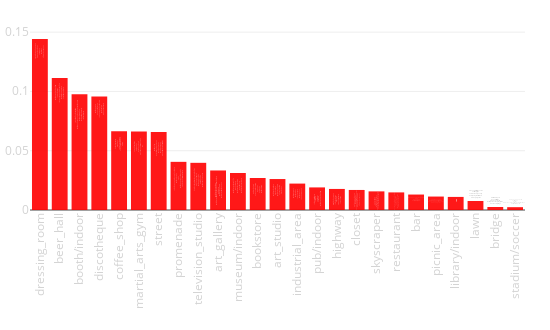

Here is the notebook cell this chart was saved with:
### Code cell
tags_rate(city_data)

### Figure 1 — Plotly figure (JSON) as saved in the notebook; plotly's stock layout.template omitted (floating-point values rounded to 4 significant figures)
{"data": [{"hoverinfo": "y+text", "marker": {"color": "red"}, "opacity": 0.9, "text": ["Lenaslovelyvintage<br>TFM_Berlin<br>STUDIO67<br>The_Heks_Laboratory<br>Zalando_Content_Creation", "Hofbr_uhaus_M_nchen<br>Hofbrauhaus_HB_Berlin<br>Augustiner_am_Gendarmenmarkt<br>ottorink_weinbar<br>Irish_Pub_Europacenter_Berlin", "Messe_Berlin_Vital<br>Mercure_Hotel_MOA_Berlin<br>Angleterre_Hotel_Berlin<br>WECC_Westhafen_Event_Convention_Center_Berlin<br>bcc_Berliner_Congress_Center", "Berlin_Salsa_Congress<br>Odyssee_Berlin<br>Green_Mango_Karaokebar<br>house_of_weekend<br>Hafenbar_Berlin", "wild_caff_<br>Pure_Origins_Estate_Coffee<br>Einstein_Kaffe_am_Alex<br>Cafe_Einstein<br>Westberlin_bar_shop", "Fitx<br>Spree_Crossfit_In_Squat_We_Trust<br>John_Reed_Fitness<br>Spindler_Klatt<br>FitX_Berlin_S_dkreuz", "Schl_terstra_e_Ecke_Kurf_rstendamm<br>Checkpoint_Charlie<br>Checkpoint_Charlie<br>Checkpoint_Charlie_Museum<br>MyFest_Berlin", "Berlin_Friedrichstra_e_An_Der_Spree<br>Spreeufer_Hauptbahnhof_Berlin<br>Spree<br>Spree_River_Berlin<br>Unter_den_Linden_Brandenburger_Tor", "Madame_Tussauds_Berlin<br>Zig_Zag_Jazz_Club<br>n_tv_RTL_Studio_Berlin<br>Quatsch_Comedy_Club<br>Stage_Bluemax_Berlin_Blue_Man_Group", "Salvador_Dali_Museum_Berlin<br>Blain_Southern_Berlin<br>Galerie_Judin<br>Dal_Die_Ausstellung_am_Potsdamer_Platz_Museum_in_Berlin<br>Old_National_Gallery_Berlin", "New_National_Gallery_Berlin<br>Neues_Museum<br>Old_National_Gallery_Berlin<br>Gem_ldegalerie<br>Egyptian_Museum_of_Berlin", "Ritter_Sport_Berlin<br>Space_Hall<br>TASCHEN<br>RitterSport_Schokowelt<br>Joseph_Roth_Diele", "Taiko_Gallery<br>Bl_ckfisk_Tattoo_Co_<br>Blain_Southern_Berlin<br>East_Side_Gallery<br>East_Side_Gallery_Berlin", "panoramapunkt<br>Tv_Tower_Berlin<br>Kollhoff_Tower<br>TV_tower_Berlin<br>Fernsehturm_Berlin", "Irish_Pub_Europacenter_Berlin<br>John_Muir<br>THE_MEAT<br>Hotel_Bar<br>Bellucci_Ristorante_Bar", "Victory_Tower<br>Berlin_Victory_Column<br>Siegess_ule<br>Stra_e_des_17_Juni<br>Columna_de_la_Victoria", "Lenaslovelyvintage<br>ANDREAS_MURKUDIS<br>LNFA_Conceptstore_Agency_Events<br>PREMIUM_Berlin<br>mientus_FLAGSHIP_Store", "Potsdamer_Platz_Berlin_Germany<br>Bahnhof_Berlin_Potsdamer_Platz<br>Potsdammer_Platz_Berlin<br>Potsdamer_Platz<br>Breitscheidplatz", "Restaurant_Entrecote<br>Ristorante_Sale_e_Tabacchi<br>Lucky_Leek<br>Ristorante_a_Mano<br>Lutter_Wegner_am_Gendarmenmarkt", "Berlin_European_Bartender_School<br>ORA<br>BRYK_BAR<br>John_Muir<br>Absinthdepot", "Prinzessinneng_rten<br>Biergarten_in_Tiergarten<br>Volkspark_Friedrichshain<br>James_Simon_Park_Kleiner_Monbijoupark<br>Kleiner_Tiergarten", "Staatsbibliothek_zu_Berlin_Haus_Unter_den_Linden_<br>Jacob_und_Wilhelm_Grimm_Zentrum<br>Staatsbibliothek_zu_Berlin<br>B_se_Buben_Bar<br>Fine_Bagels", "Pfaueninsel_Im_Wannsee<br>Cecilieng_rten<br>Sommerbad_Neuk_lln<br>Volkspark_Friedrichshain<br>Kleiner_Tiergarten", "Gleisdreieckpark<br>Jannowitzbr_cke<br>Riogrande_Berlin<br>Berlin_Bornholmer_Stra_e_station<br>Oberbaum_Bridge", "Olympia_Stadion_Berlin<br>Poststadion<br>Berlino<br>Internationales_Deutsches_Turnfest_Berlin_2017<br>Brasil_Brasileiro_Berlin"], "type": "bar", "uid": "6e713b30-4291-11e9-a941-3c15c2cf2370", "x": ["dressing_room", "beer_hall", "booth/indoor", "discotheque", "coffee_shop", "martial_arts_gym", "street", "promenade", "television_studio", "art_gallery", "museum/indoor", "bookstore", "art_studio", "industrial_area", "pub/indoor", "highway", "closet", "skyscraper", "restaurant", "bar", "picnic_area", "library/indoor", "lawn", "bridge", "stadium/soccer"], "y": [0.1442, 0.1114, 0.09753, 0.09581, 0.06641, 0.06619, 0.06575, 0.04062, 0.0398, 0.03334, 0.03123, 0.027, 0.02613, 0.02228, 0.01905, 0.01776, 0.01691, 0.01571, 0.01484, 0.01304, 0.01134, 0.01104, 0.007609, 0.002552, 0.002382]}], "layout": {"height": 330, "margin": {"b": 120, "l": 30, "r": 25, "t": 30}, "showlegend": false, "width": 550, "xaxis": {"tickangle": -90, "tickfont": {"color": "lightgrey", "size": 11.5}}, "xaxis2": {"tickangle": -90, "tickfont": {"color": "lightgrey", "size": 11.5}}, "yaxis": {"tickfont": {"color": "lightgrey", "size": 11.5}}, "yaxis2": {"tickfont": {"color": "lightgrey", "size": 11.5}}}}
